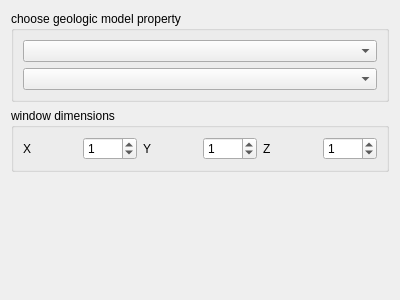
<?xml version="1.0" encoding="UTF-8"?>
<ui version="4.0">
 <class>Form</class>
 <widget class="QWidget" name="Form">
  <property name="geometry">
   <rect>
    <x>0</x>
    <y>0</y>
    <width>400</width>
    <height>300</height>
   </rect>
  </property>
  <property name="windowTitle">
   <string>Form</string>
  </property>
  <property name="AlgorithmCategory" stdset="0">
   <string>ML_DFMod</string>
  </property>
  <property name="AlgorithmDescription" stdset="0">
   <string>Categorical moving window</string>
  </property>
  <layout class="QVBoxLayout" name="verticalLayout">
   <item>
    <widget class="QGroupBox" name="groupBox">
     <property name="title">
      <string>choose geologic model property</string>
     </property>
     <layout class="QVBoxLayout" name="verticalLayout_2">
      <item>
       <widget class="GridSelectorBasic" name="grid"/>
      </item>
      <item>
       <widget class="SinglePropertySelector" name="prop"/>
      </item>
     </layout>
    </widget>
   </item>
   <item>
    <widget class="QGroupBox" name="groupBox_2">
     <property name="title">
      <string>window dimensions</string>
     </property>
     <layout class="QHBoxLayout" name="horizontalLayout">
      <item>
       <widget class="QLabel" name="label_3">
        <property name="text">
         <string>X</string>
        </property>
       </widget>
      </item>
      <item>
       <widget class="QSpinBox" name="x_dim">
        <property name="value">
         <number>1</number>
        </property>
       </widget>
      </item>
      <item>
       <widget class="QLabel" name="label_2">
        <property name="text">
         <string>Y</string>
        </property>
       </widget>
      </item>
      <item>
       <widget class="QSpinBox" name="y_dim">
        <property name="value">
         <number>1</number>
        </property>
       </widget>
      </item>
      <item>
       <widget class="QLabel" name="label">
        <property name="text">
         <string>Z</string>
        </property>
       </widget>
      </item>
      <item>
       <widget class="QSpinBox" name="z_dim">
        <property name="value">
         <number>1</number>
        </property>
       </widget>
      </item>
     </layout>
    </widget>
   </item>
   <item>
    <spacer name="verticalSpacer">
     <property name="orientation">
      <enum>Qt::Vertical</enum>
     </property>
     <property name="sizeHint" stdset="0">
      <size>
       <width>20</width>
       <height>40</height>
      </size>
     </property>
    </spacer>
   </item>
  </layout>
 </widget>
 <customwidgets>
  <customwidget>
   <class>GridSelectorBasic</class>
   <extends>QComboBox</extends>
   <header>qtplugins/selectors.h</header>
  </customwidget>
  <customwidget>
   <class>SinglePropertySelector</class>
   <extends>QComboBox</extends>
   <header>qtplugins/selectors.h</header>
  </customwidget>
 </customwidgets>
 <resources/>
 <connections>
  <connection>
   <sender>grid</sender>
   <signal>activated(QString)</signal>
   <receiver>prop</receiver>
   <slot>show_properties(QString)</slot>
   <hints>
    <hint type="sourcelabel">
     <x>170</x>
     <y>69</y>
    </hint>
    <hint type="destinationlabel">
     <x>171</x>
     <y>107</y>
    </hint>
   </hints>
  </connection>
 </connections>
</ui>
